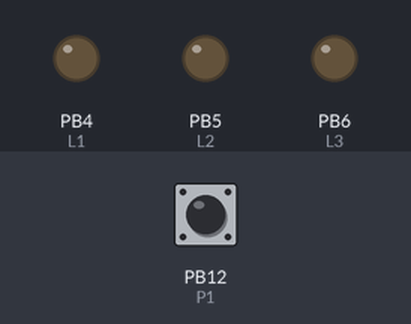
The sketch below on a simulated STM32 Blue Pill. On the bench: output pins drawn as LEDs (lit = HIGH). The inputs (shaded band) are chosen by the test bench; at power-on: PB12 (P1) HIGH.

Above: at 1.2 s.
1.3 s: PB12 (P1) pulled LOW for 0.15 s
At 2.6 s:
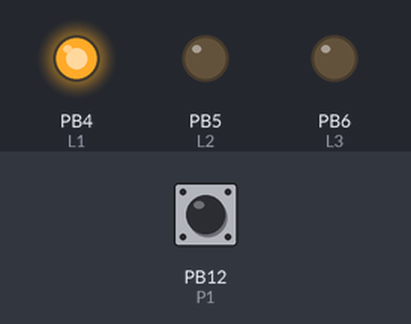
2.9 s: PB12 (P1) pulled LOW for 1 s
At 5.1 s:
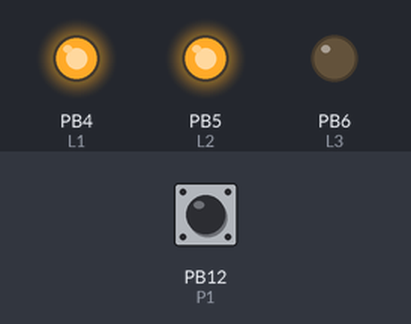
5.4 s: PB12 (P1) pulled LOW for 0.15 s
At 6.7 s:
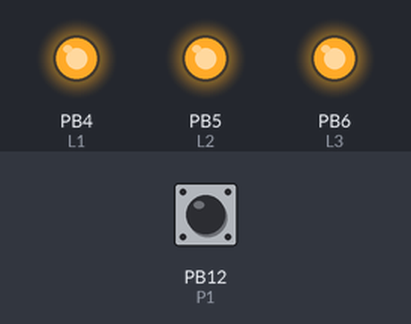
7.0 s: PB12 (P1) pulled LOW for 3.2 s
At 11.2 s:
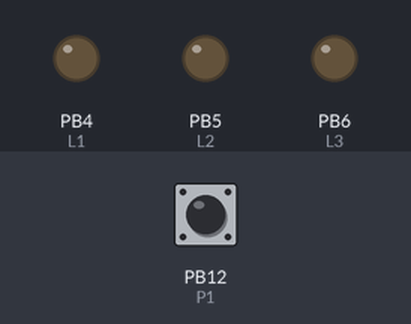
Timing chart, 0 to 12.7 s (numbered marks = the images above; inputs shaded):
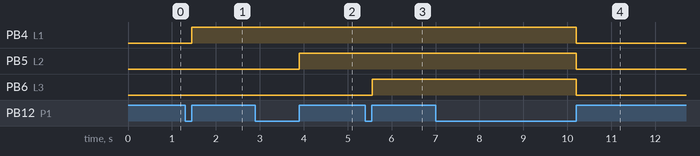

Measured:
- after the input at 1.3 s, PB4 (L1): LOW → HIGH after 0.15 s
- after the input at 2.9 s, PB5 (L2): LOW → HIGH after 1.0 s
- after the input at 5.4 s, PB6 (L3): LOW → HIGH after 0.15 s
- after the input at 7.0 s, PB4 (L1), PB5 (L2), PB6 (L3): HIGH → LOW after 3.2 s

The sketch:

actividad_2.ino
```cpp
#define L1 PB4
#define L2 PB5
#define L3 PB6
#define P1 PB12

char count = 0;
bool waitRelease = false;

void setup() {
  // put your setup code here, to run once:
  pinMode(L1, OUTPUT);
  pinMode(L2, OUTPUT);
  pinMode(L3, OUTPUT);
  pinMode(P1, INPUT_PULLUP);
  afio_cfg_debug_ports(AFIO_DEBUG_SW_ONLY);
}

void loop() {
  // put your main code here, to run repeatedly:
  if (digitalRead(P1) == LOW && !waitRelease)
  {
    waitRelease = true;
    delay(50);
    return;
  }

  if (digitalRead(P1) != HIGH || !waitRelease)
  {
    delay(50);
    return;
  }

  waitRelease = false;

  switch (++count) {
    case 1: digitalWrite(L1, HIGH); break;
    case 2: digitalWrite(L2, HIGH); break;
    case 3: digitalWrite(L3, HIGH); break;
    case 4:
      count = 0;
      digitalWrite(L1, LOW);
      digitalWrite(L2, LOW);
      digitalWrite(L3, LOW);
      break;
  }
}
```
